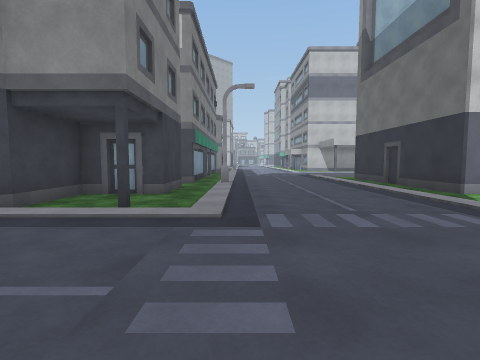
view 1 (above)

24 first-person views from a walk through a 3-D level made in the Unity game engine. The camera is 1.2 m above the floor, tilts 4° down and sees 85° across. The floor is counted in squares, 2 m on a side. Each view is taken from the middle of a square. On the plan, view 1 faces up. The plan holds only what a view shows up to about 9 squares ahead; the rest is blank. The place goes on beyond the plan. Some animated figures are left out. Surface patterns are stand-ins for the level's own textures.

view 2
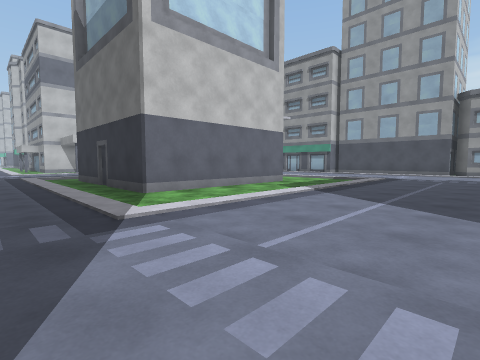

view 3
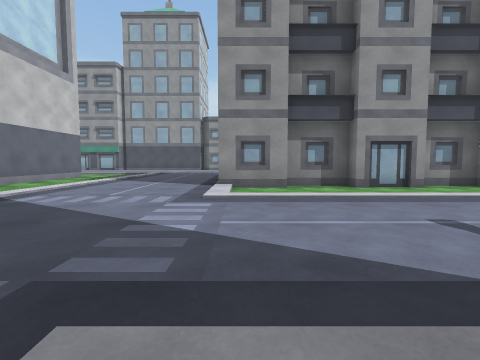

view 4
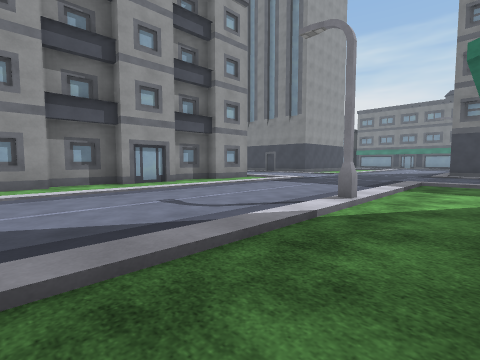

view 5
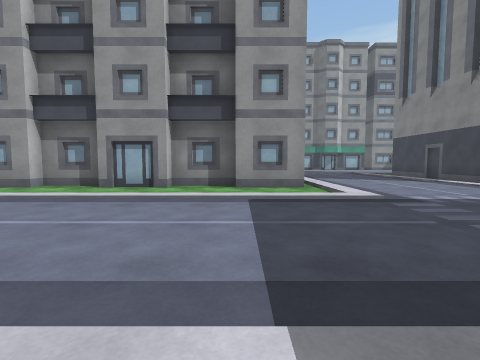

view 6
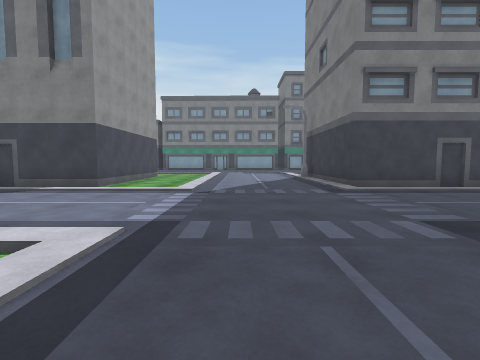

view 7
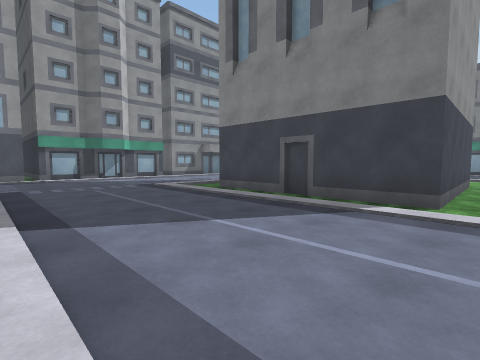

view 8
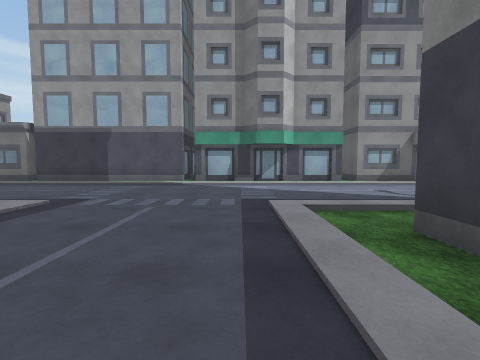

view 9
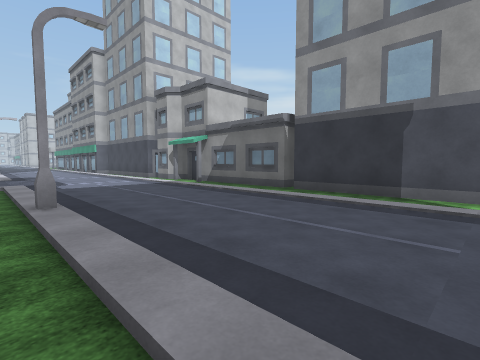

view 10
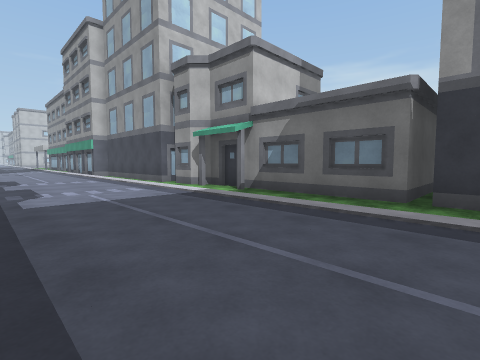

view 11
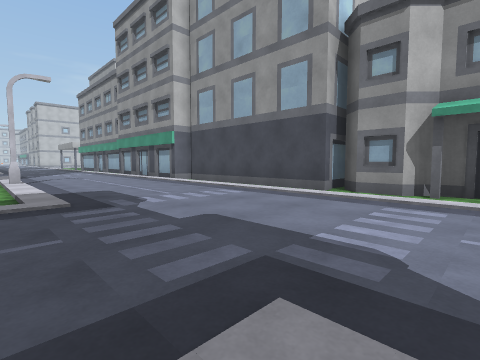

view 12
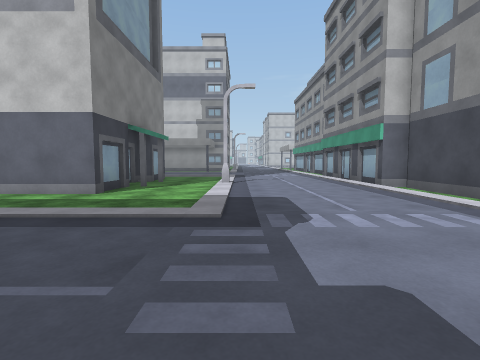

view 13
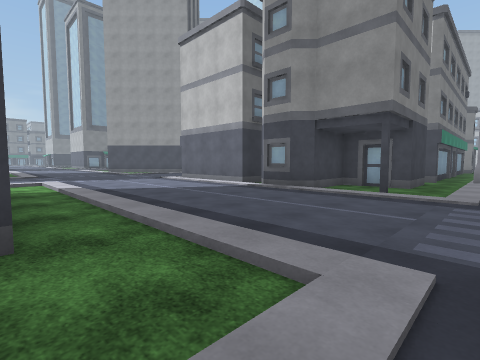

view 14
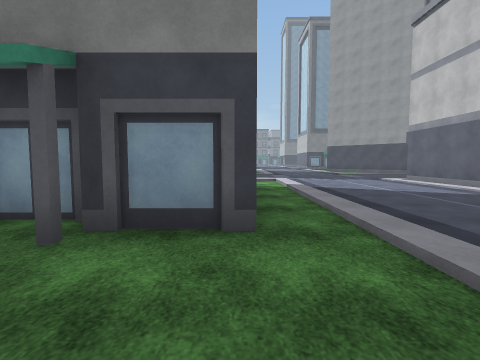

view 15
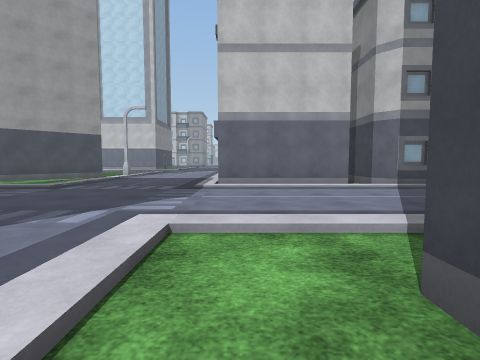

view 16
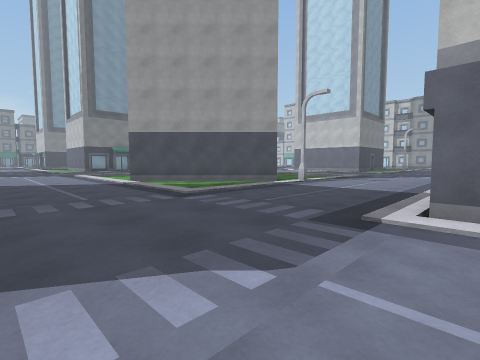

view 17
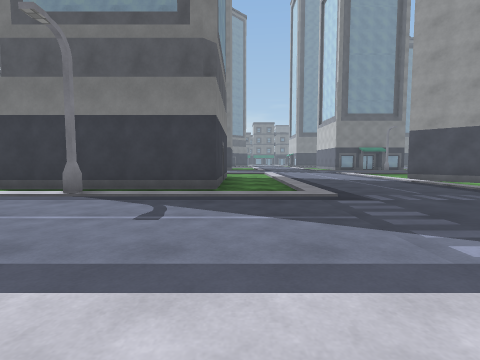

view 18
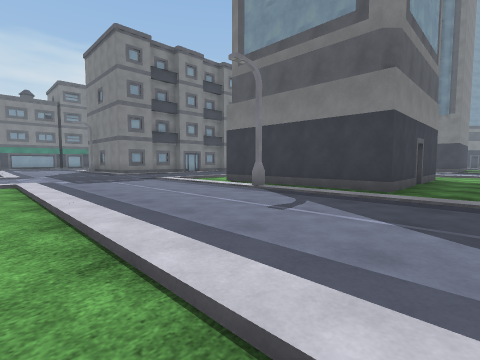

view 19
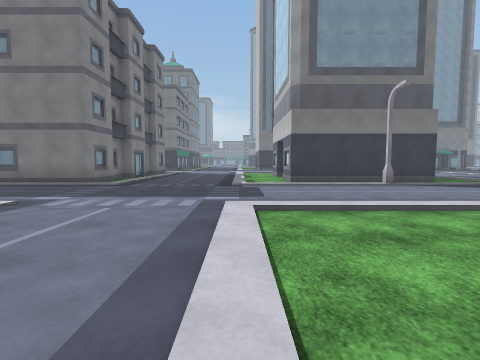

view 20
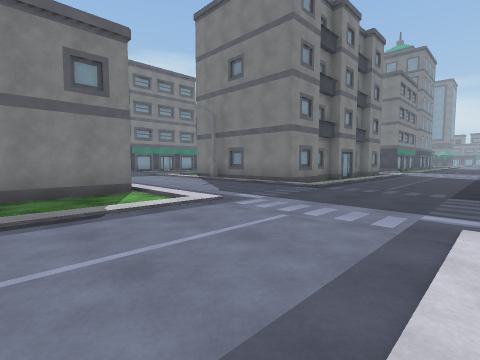

view 21
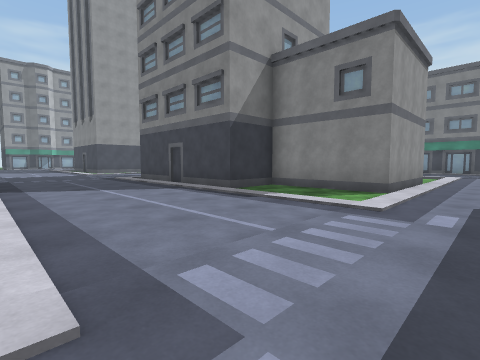

view 22
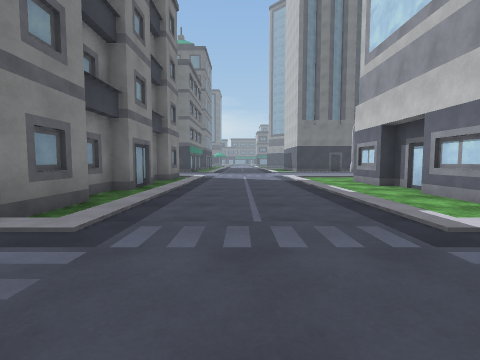

view 23
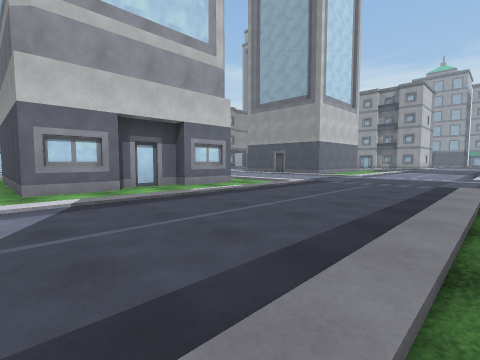

view 24
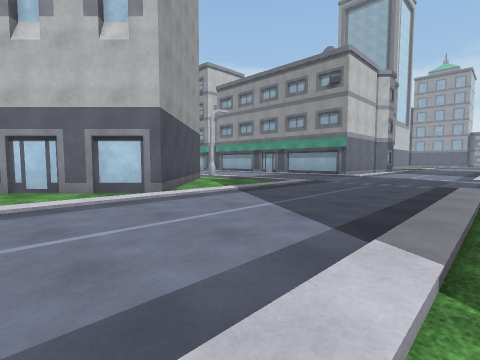

### Floor plan
Key: @ floor where view 1 was taken; # wall or solid block; . floor; / step, stairs or slope; B building.
Columns run from 19 left of view 1 to 19 right of it. Each row starts with its distance up from view 1.
  9        ...        ......#   #......#
  8        ....    BBB......#   #......#
  7      # ....       .#....#   #..#...B
  6 ##  ##.....      #......#   #......#
  5 .####......B    ##......#####......#
  4 ..##.......### ###.................#
  3 ///////....////B///....////////....#
  2 ...................................##
  1 ....................................#
  0 ...................@................#
 -1 ///////....////////..../B    B/.....#
 -2 ............#   #.......##    ......#
 -3  #####......    ##.......#    ......#
 -4 .#   #......    #.......##    ......#
 -5 .#   #.#....    # .#....##    .#....###
 -6 .#   #......     ........#    ......#
 -7 .#####.......    .......##    ......#
 -8 ..............   .......#     ......#
 -9 ///////....////////....////////.....#
-10 ................................... #
-11 ................................... B
-12 ................................... #
-13 ///////....///B////....////////.... #
-14 ####B##.......#   #......#####..... #
-15       #....####   #......#     .... #
-16       # ...#      #......#      ... #
-17          ..#            .#          B

Positions as (right, up) in squares from view 1, and headings:
1: (0, 0), facing up
2: (2, 0), facing up-right
3: (-1, -1), facing right
4: (-2, -1), facing down-right
5: (-1, -7), facing right
6: (2, -7), facing down
7: (5, -9), facing down-right
8: (8, -12), facing right
9: (11, -9), facing up-right
10: (12, -6), facing up-right
11: (11, -1), facing up-right
12: (12, 0), facing up
13: (0, -2), facing up-left
14: (0, -2), facing left
15: (-8, -3), facing up
16: (-8, 0), facing up-left
17: (-8, -2), facing left
18: (-8, -1), facing down-left
19: (-5, -9), facing left
20: (-6, -9), facing down-left
21: (-10, -9), facing down-right
22: (-10, -11), facing left
23: (-19, -13), facing up-right
24: (-19, -1), facing up-right
